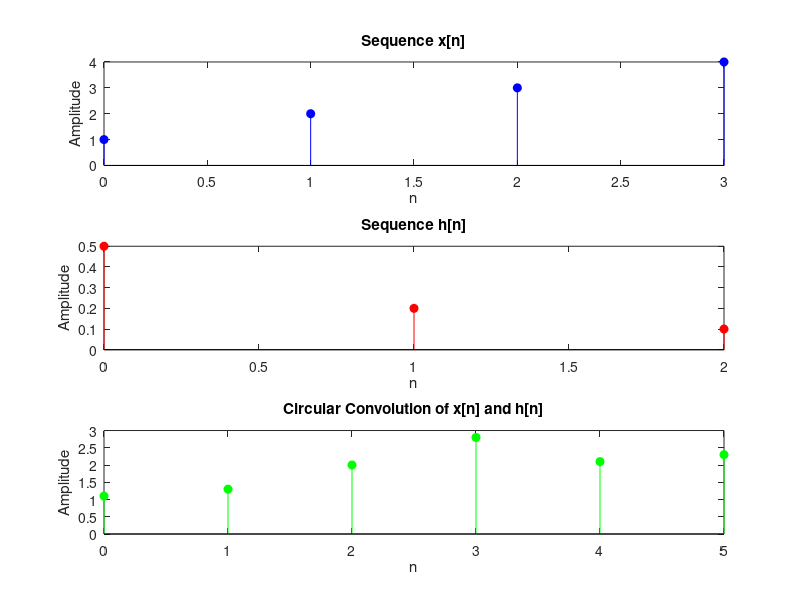

Source code (MATLAB):
% Step 1: Define the two sequences
x = [1, 2, 3, 4];       % First sequence
h = [0.5, 0.2, 0.1];    % Second sequence

% Step 2: Compute the circular convolution using the convolution formula
N = length(x);
M = length(h);
L = N + M - 1;          % Length of the convolved sequence
y = zeros(1, L);        % Initialize the result sequence

for n = 1:L
    for k = 1:M
        if n-k+1 > 0 && n-k+1 <= N
            y(n) = y(n) + x(n-k+1) * h(k);
        else
            y(n) = y(n) + x(mod(n-k+1, N)+1) * h(k);
        end
    end
end

% Step 3: Plot the original sequences and the convolved sequence
n_x = 0:N-1;     % Time indices for sequence x
n_h = 0:M-1;     % Time indices for sequence h
n_y = 0:L-1;     % Time indices for the convolved sequence y

figure;
subplot(3, 1, 1);
stem(n_x, x, 'b', 'filled');
title('Sequence x[n]');
xlabel('n');
ylabel('Amplitude');

subplot(3, 1, 2);
stem(n_h, h, 'r', 'filled');
title('Sequence h[n]');
xlabel('n');
ylabel('Amplitude');

subplot(3, 1, 3);
stem(n_y, y, 'g', 'filled');
title('Circular Convolution of x[n] and h[n]');
xlabel('n');
ylabel('Amplitude');

% Step 4: Verify the result by analytical calculation
y_analytical = conv(x, h, 'full');

% Print the analytical and computed results
disp('Analytical result:');
disp(y_analytical);
disp('Computed result:');
disp(y);

